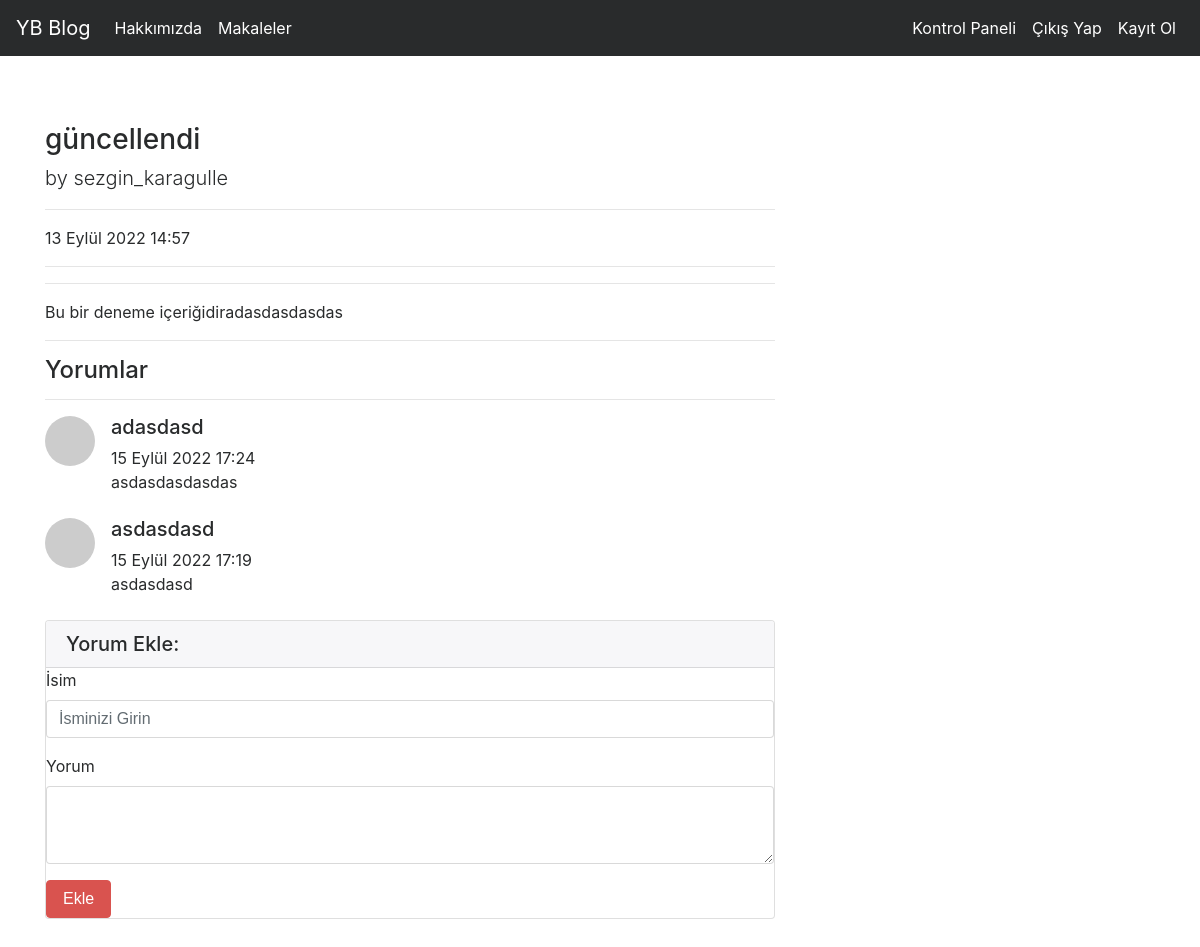
Page /articles/article/1 (signed in) on the committed database.
### article/models.py (models this page shows, shortened)
class Article(models.Model):
    author = models.ForeignKey("auth.User",on_delete = models.CASCADE,verbose_name = "Yazar ")
    title = models.CharField(max_length = 50,verbose_name = "Başlık")
    content = RichTextField()
    created_date = models.DateTimeField(auto_now_add=True,verbose_name="Oluşturulma Tarihi")
    article_image = models.FileField(blank = True,null = True,verbose_name="Makaleye Fotoğraf Ekleyin")
    class Meta:
        ordering = ['-created_date']

class Comment(models.Model):
    article = models.ForeignKey(Article,on_delete = models.CASCADE,verbose_name = "Makale",related_name="comments")
    comment_author = models.CharField(max_length = 50,verbose_name = "İsim")
    comment_content = models.CharField(max_length = 200,verbose_name = "Yorum")
    comment_date = models.DateTimeField(auto_now_add=True)
    class Meta:
        ordering = ['-comment_date']

### article/views.py (the view)
# urls.py: path('article/<int:id>',views.detail,name = "detail"),
@login_required(login_url = "user:login")
def detail(request,id):
    article = get_object_or_404(Article,id=id)
    comments = article.comments.all()
    return render(request,"detail.html",{"article":article,"comments":comments})

### templates/detail.html (shortened to what this page needs)
{% extends "layout.html" %}
{% block body %}
<div class="row">
    <div class="col-lg-8">
      <h3 class="mt-4">{{article.title}}</h3>
      <p class="lead">
        by
        {{article.author.username}}
      </p>
      <hr>
      <p>{{article.created_date}}</p>
      <hr>
      <hr>
      <p class="lead">
      {{article.content | safe}}
      </p>
      <hr>
      <h4> Yorumlar</h4>
      <hr>
      {% if comments %}
      {% for comment  in comments %}
      <div class="media mb-4">
        <img class="d-flex mr-3 rounded-circle" src="http://placehold.it/50x50" alt="">
        <div class="media-body">
          <h5 class="mt-0">{{comment.comment_author}}</h5>
          {{comment.comment_date}} <br>
          {{comment.comment_content}}
        </div>
      </div>
      {% endfor %}
      {% else %}
      <div class = "alert alert-danger">
        Bu makaleye herhangi bir yorum yazılmamıştır. İlk yorum yapan siz olun!
      </div>
      {% endif %}
    <div class="card my-4">
      <h5 class="card-header">Yorum Ekle:</h5>
      <div class="card-body">
        <form method = "POST" action = "/articles/comment/{{article.id}}">
          <div class="form-group">
            <label for="exampleInputEmail1">İsim</label>
            <input name = "comment_author" type="text" class="form-control" id="exampleInputName" aria-describedby="nameHelp" placeholder="İsminizi Girin">
          </div>
          <div class="form-group">
            <label for="exampleInputComment">Yorum</label>
            <textarea name = "comment_content" class="form-control" rows="3"></textarea>
          </div>
          <button type="submit" class="btn btn-danger">Ekle</button>
        </form>
      </div>
    </div>
    </div>
  </div>
{% endblock body %}

### rows in the picture
Article: title "güncellendi", author.username "sezgin_karagulle", created_date "13 Eylül 2022 14:57", content "Bu bir deneme içeriğidiradasdasdasdas"
Comment: comment_author "adasdasd", comment_date "15 Eylül 2022 17:24", comment_content "asdasdasdasdas"
Comment: comment_author "asdasdasd", comment_date "15 Eylül 2022 17:19", comment_content "asdasdasd"
